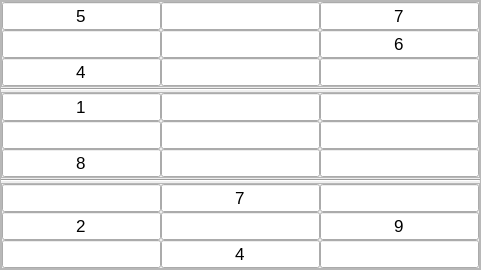
           <widget class="QFrame" name="leftRect">
            <property name="sizePolicy">
             <sizepolicy hsizetype="Preferred" vsizetype="Preferred">
              <horstretch>1</horstretch>
              <verstretch>0</verstretch>
             </sizepolicy>
            </property>
            <property name="minimumSize">
             <size>
              <width>140</width>
              <height>0</height>
             </size>
            </property>
            <property name="frameShape">
             <enum>QFrame::Shape::StyledPanel</enum>
            </property>
            <property name="frameShadow">
             <enum>QFrame::Shadow::Raised</enum>
            </property>
            <layout class="QVBoxLayout" name="verticalLayout" stretch="1,1,1,1,1">
             <property name="spacing">
              <number>1</number>
             </property>
             <property name="leftMargin">
              <number>0</number>
             </property>
             <property name="topMargin">
              <number>0</number>
             </property>
             <property name="rightMargin">
              <number>0</number>
             </property>
             <property name="bottomMargin">
              <number>0</number>
             </property>
             <item>
              <widget class="QFrame" name="boxA">
               <property name="frameShape">
                <enum>QFrame::Shape::StyledPanel</enum>
               </property>
               <property name="frameShadow">
                <enum>QFrame::Shadow::Raised</enum>
               </property>
               <layout class="QGridLayout" name="gridLayout">
                <property name="sizeConstraint">
                 <enum>QLayout::SizeConstraint::SetDefaultConstraint</enum>
                </property>
                <property name="leftMargin">
                 <number>0</number>
                </property>
                <property name="topMargin">
                 <number>0</number>
                </property>
                <property name="rightMargin">
                 <number>0</number>
                </property>
                <property name="bottomMargin">
                 <number>0</number>
                </property>
                <property name="spacing">
                 <number>0</number>
                </property>
                <item row="0" column="0">
                 <widget class="QLineEdit" name="_00">
                  <property name="sizePolicy">
                   <sizepolicy hsizetype="Preferred" vsizetype="Preferred">
                    <horstretch>0</horstretch>
                    <verstretch>0</verstretch>
                   </sizepolicy>
                  </property>
                  <property name="font">
                   <font>
                    <pointsize>13</pointsize>
                   </font>
                  </property>
                  <property name="cursor">
                   <cursorShape>ArrowCursor</cursorShape>
                  </property>
                  <property name="text">
                   <string>5</string>
                  </property>
                  <property name="alignment">
                   <set>Qt::AlignmentFlag::AlignCenter</set>
                  </property>
                 </widget>
                </item>
                <item row="0" column="1">
                 <widget class="QLineEdit" name="_01">
                  <property name="sizePolicy">
                   <sizepolicy hsizetype="Preferred" vsizetype="Preferred">
                    <horstretch>0</horstretch>
                    <verstretch>0</verstretch>
                   </sizepolicy>
                  </property>
                  <property name="font">
                   <font>
                    <pointsize>13</pointsize>
                   </font>
                  </property>
                  <property name="cursor">
                   <cursorShape>ArrowCursor</cursorShape>
                  </property>
                  <property name="text">
                   <string/>
                  </property>
                  <property name="alignment">
                   <set>Qt::AlignmentFlag::AlignCenter</set>
                  </property>
                 </widget>
                </item>
                <item row="0" column="2">
                 <widget class="QLineEdit" name="_02">
                  <property name="sizePolicy">
                   <sizepolicy hsizetype="Preferred" vsizetype="Preferred">
                    <horstretch>0</horstretch>
                    <verstretch>0</verstretch>
                   </sizepolicy>
                  </property>
                  <property name="font">
                   <font>
                    <pointsize>13</pointsize>
                   </font>
                  </property>
                  <property name="cursor">
                   <cursorShape>ArrowCursor</cursorShape>
                  </property>
                  <property name="text">
                   <string>7</string>
                  </property>
                  <property name="alignment">
                   <set>Qt::AlignmentFlag::AlignCenter</set>
                  </property>
                 </widget>
                </item>
                <item row="1" column="0">
                 <widget class="QLineEdit" name="_10">
                  <property name="sizePolicy">
                   <sizepolicy hsizetype="Preferred" vsizetype="Preferred">
                    <horstretch>0</horstretch>
                    <verstretch>0</verstretch>
                   </sizepolicy>
                  </property>
                  <property name="font">
                   <font>
                    <pointsize>13</pointsize>
                   </font>
                  </property>
                  <property name="cursor">
                   <cursorShape>ArrowCursor</cursorShape>
                  </property>
                  <property name="focusPolicy">
                   <enum>Qt::FocusPolicy::ClickFocus</enum>
                  </property>
                  <property name="text">
                   <string/>
                  </property>
                  <property name="echoMode">
                   <enum>QLineEdit::EchoMode::Normal</enum>
                  </property>
                  <property name="alignment">
                   <set>Qt::AlignmentFlag::AlignCenter</set>
                  </property>
                 </widget>
                </item>
                <item row="1" column="1">
                 <widget class="QLineEdit" name="_11">
                  <property name="sizePolicy">
                   <sizepolicy hsizetype="Preferred" vsizetype="Preferred">
                    <horstretch>0</horstretch>
                    <verstretch>0</verstretch>
                   </sizepolicy>
                  </property>
                  <property name="font">
                   <font>
                    <pointsize>13</pointsize>
                   </font>
                  </property>
                  <property name="cursor">
                   <cursorShape>ArrowCursor</cursorShape>
                  </property>
                  <property name="text">
                   <string/>
                  </property>
                  <property name="alignment">
                   <set>Qt::AlignmentFlag::AlignCenter</set>
                  </property>
                 </widget>
                </item>
                <item row="1" column="2">
                 <widget class="QLineEdit" name="_12">
                  <property name="sizePolicy">
                   <sizepolicy hsizetype="Preferred" vsizetype="Preferred">
                    <horstretch>0</horstretch>
                    <verstretch>0</verstretch>
                   </sizepolicy>
                  </property>
                  <property name="font">
                   <font>
                    <pointsize>13</pointsize>
                   </font>
                  </property>
                  <property name="cursor">
                   <cursorShape>ArrowCursor</cursorShape>
                  </property>
                  <property name="text">
                   <string>6</string>
                  </property>
                  <property name="alignment">
                   <set>Qt::AlignmentFlag::AlignCenter</set>
                  </property>
                 </widget>
                </item>
                <item row="2" column="0">
                 <widget class="QLineEdit" name="_20">
                  <property name="sizePolicy">
                   <sizepolicy hsizetype="Preferred" vsizetype="Preferred">
                    <horstretch>0</horstretch>
                    <verstretch>0</verstretch>
                   </sizepolicy>
                  </property>
                  <property name="font">
                   <font>
                    <pointsize>13</pointsize>
                   </font>
                  </property>
                  <property name="cursor">
                   <cursorShape>ArrowCursor</cursorShape>
                  </property>
                  <property name="text">
                   <string>4</string>
                  </property>
                  <property name="alignment">
                   <set>Qt::AlignmentFlag::AlignCenter</set>
                  </property>
                 </widget>
                </item>
                <item row="2" column="1">
                 <widget class="QLineEdit" name="_21">
                  <property name="sizePolicy">
                   <sizepolicy hsizetype="Preferred" vsizetype="Preferred">
                    <horstretch>0</horstretch>
                    <verstretch>0</verstretch>
                   </sizepolicy>
                  </property>
                  <property name="font">
                   <font>
                    <pointsize>13</pointsize>
                   </font>
                  </property>
                  <property name="cursor">
                   <cursorShape>ArrowCursor</cursorShape>
                  </property>
                  <property name="text">
                   <string/>
                  </property>
                  <property name="alignment">
                   <set>Qt::AlignmentFlag::AlignCenter</set>
                  </property>
                 </widget>
                </item>
                <item row="2" column="2">
                 <widget class="QLineEdit" name="_22">
                  <property name="sizePolicy">
                   <sizepolicy hsizetype="Preferred" vsizetype="Preferred">
                    <horstretch>0</horstretch>
                    <verstretch>0</verstretch>
                   </sizepolicy>
                  </property>
                  <property name="font">
                   <font>
                    <pointsize>13</pointsize>
                   </font>
                  </property>
                  <property name="cursor">
                   <cursorShape>ArrowCursor</cursorShape>
                  </property>
                  <property name="text">
                   <string/>
                  </property>
                  <property name="alignment">
                   <set>Qt::AlignmentFlag::AlignCenter</set>
                  </property>
                 </widget>
                </item>
               </layout>
              </widget>
             </item>
             <item>
              <widget class="Line" name="line">
               <property name="sizePolicy">
                <sizepolicy hsizetype="Expanding" vsizetype="Fixed">
                 <horstretch>0</horstretch>
                 <verstretch>0</verstretch>
                </sizepolicy>
               </property>
               <property name="orientation">
                <enum>Qt::Orientation::Horizontal</enum>
               </property>
              </widget>
             </item>
             <item>
              <widget class="QFrame" name="boxD">
               <property name="frameShape">
                <enum>QFrame::Shape::StyledPanel</enum>
               </property>
               <property name="frameShadow">
                <enum>QFrame::Shadow::Raised</enum>
               </property>
               <layout class="QGridLayout" name="gridLayout_4">
                <property name="leftMargin">
                 <number>0</number>
                </property>
                <property name="topMargin">
                 <number>0</number>
                </property>
                <property name="rightMargin">
                 <number>0</number>
                </property>
                <property name="bottomMargin">
                 <number>0</number>
                </property>
                <property name="spacing">
                 <number>0</number>
                </property>
                <item row="0" column="0">
                 <widget class="QLineEdit" name="_30">
                  <property name="sizePolicy">
                   <sizepolicy hsizetype="Preferred" vsizetype="Preferred">
                    <horstretch>0</horstretch>
                    <verstretch>0</verstretch>
                   </sizepolicy>
                  </property>
                  <property name="font">
                   <font>
                    <pointsize>13</pointsize>
                   </font>
                  </property>
                  <property name="cursor">
                   <cursorShape>ArrowCursor</cursorShape>
                  </property>
                  <property name="text">
                   <string>1</string>
                  </property>
                  <property name="alignment">
                   <set>Qt::AlignmentFlag::AlignCenter</set>
                  </property>
                 </widget>
                </item>
                <item row="0" column="1">
                 <widget class="QLineEdit" name="_31">
                  <property name="sizePolicy">
                   <sizepolicy hsizetype="Preferred" vsizetype="Preferred">
                    <horstretch>0</horstretch>
                    <verstretch>0</verstretch>
                   </sizepolicy>
                  </property>
                  <property name="font">
                   <font>
                    <pointsize>13</pointsize>
                   </font>
                  </property>
                  <property name="cursor">
                   <cursorShape>ArrowCursor</cursorShape>
                  </property>
                  <property name="text">
                   <string/>
                  </property>
                  <property name="alignment">
                   <set>Qt::AlignmentFlag::AlignCenter</set>
                  </property>
                 </widget>
                </item>
                <item row="0" column="2">
                 <widget class="QLineEdit" name="_32">
                  <property name="sizePolicy">
                   <sizepolicy hsizetype="Preferred" vsizetype="Preferred">
                    <horstretch>0</horstretch>
                    <verstretch>0</verstretch>
                   </sizepolicy>
                  </property>
                  <property name="font">
                   <font>
                    <pointsize>13</pointsize>
                   </font>
                  </property>
                  <property name="cursor">
                   <cursorShape>ArrowCursor</cursorShape>
                  </property>
                  <property name="text">
                   <string/>
                  </property>
                  <property name="alignment">
                   <set>Qt::AlignmentFlag::AlignCenter</set>
                  </property>
                 </widget>
                </item>
                <item row="1" column="0">
                 <widget class="QLineEdit" name="_40">
                  <property name="sizePolicy">
                   <sizepolicy hsizetype="Preferred" vsizetype="Preferred">
                    <horstretch>0</horstretch>
                    <verstretch>0</verstretch>
                   </sizepolicy>
                  </property>
                  <property name="font">
                   <font>
                    <pointsize>13</pointsize>
                   </font>
                  </property>
                  <property name="cursor">
                   <cursorShape>ArrowCursor</cursorShape>
                  </property>
                  <property name="text">
                   <string/>
                  </property>
                  <property name="alignment">
                   <set>Qt::AlignmentFlag::AlignCenter</set>
                  </property>
                 </widget>
                </item>
                <item row="1" column="1">
                 <widget class="QLineEdit" name="_41">
                  <property name="sizePolicy">
                   <sizepolicy hsizetype="Preferred" vsizetype="Preferred">
                    <horstretch>0</horstretch>
                    <verstretch>0</verstretch>
                   </sizepolicy>
                  </property>
                  <property name="font">
                   <font>
                    <pointsize>13</pointsize>
                   </font>
                  </property>
                  <property name="cursor">
                   <cursorShape>ArrowCursor</cursorShape>
                  </property>
                  <property name="text">
                   <string/>
                  </property>
                  <property name="alignment">
                   <set>Qt::AlignmentFlag::AlignCenter</set>
                  </property>
                 </widget>
                </item>
                <item row="1" column="2">
                 <widget class="QLineEdit" name="_42">
                  <property name="sizePolicy">
                   <sizepolicy hsizetype="Preferred" vsizetype="Preferred">
                    <horstretch>0</horstretch>
                    <verstretch>0</verstretch>
                   </sizepolicy>
                  </property>
                  <property name="font">
                   <font>
                    <pointsize>13</pointsize>
                   </font>
                  </property>
                  <property name="cursor">
                   <cursorShape>ArrowCursor</cursorShape>
                  </property>
                  <property name="text">
                   <string/>
                  </property>
                  <property name="alignment">
                   <set>Qt::AlignmentFlag::AlignCenter</set>
                  </property>
                 </widget>
                </item>
                <item row="2" column="0">
                 <widget class="QLineEdit" name="_50">
                  <property name="sizePolicy">
                   <sizepolicy hsizetype="Preferred" vsizetype="Preferred">
                    <horstretch>0</horstretch>
                    <verstretch>0</verstretch>
                   </sizepolicy>
                  </property>
                  <property name="font">
                   <font>
                    <pointsize>13</pointsize>
                   </font>
                  </property>
                  <property name="cursor">
                   <cursorShape>ArrowCursor</cursorShape>
                  </property>
                  <property name="text">
                   <string>8</string>
                  </property>
                  <property name="alignment">
                   <set>Qt::AlignmentFlag::AlignCenter</set>
                  </property>
                 </widget>
                </item>
                <item row="2" column="1">
                 <widget class="QLineEdit" name="_51">
                  <property name="sizePolicy">
                   <sizepolicy hsizetype="Preferred" vsizetype="Preferred">
                    <horstretch>0</horstretch>
                    <verstretch>0</verstretch>
                   </sizepolicy>
                  </property>
                  <property name="font">
                   <font>
                    <pointsize>13</pointsize>
                   </font>
                  </property>
                  <property name="cursor">
                   <cursorShape>ArrowCursor</cursorShape>
                  </property>
                  <property name="text">
                   <string/>
                  </property>
                  <property name="alignment">
                   <set>Qt::AlignmentFlag::AlignCenter</set>
                  </property>
                 </widget>
                </item>
                <item row="2" column="2">
                 <widget class="QLineEdit" name="_52">
                  <property name="sizePolicy">
                   <sizepolicy hsizetype="Preferred" vsizetype="Preferred">
                    <horstretch>0</horstretch>
                    <verstretch>0</verstretch>
                   </sizepolicy>
                  </property>
                  <property name="font">
                   <font>
                    <pointsize>13</pointsize>
                   </font>
                  </property>
                  <property name="cursor">
                   <cursorShape>ArrowCursor</cursorShape>
                  </property>
                  <property name="text">
                   <string/>
                  </property>
                  <property name="alignment">
                   <set>Qt::AlignmentFlag::AlignCenter</set>
                  </property>
                 </widget>
                </item>
               </layout>
              </widget>
             </item>
             <item>
              <widget class="Line" name="line_2">
               <property name="sizePolicy">
                <sizepolicy hsizetype="Expanding" vsizetype="Fixed">
                 <horstretch>0</horstretch>
                 <verstretch>0</verstretch>
                </sizepolicy>
               </property>
               <property name="orientation">
                <enum>Qt::Orientation::Horizontal</enum>
               </property>
              </widget>
             </item>
             <item>
              <widget class="QFrame" name="boxG">
               <property name="frameShape">
                <enum>QFrame::Shape::StyledPanel</enum>
               </property>
               <property name="frameShadow">
                <enum>QFrame::Shadow::Raised</enum>
               </property>
               <layout class="QGridLayout" name="gridLayout_7">
                <property name="leftMargin">
                 <number>0</number>
                </property>
                <property name="topMargin">
                 <number>0</number>
                </property>
                <property name="rightMargin">
                 <number>0</number>
                </property>
                <property name="bottomMargin">
                 <number>0</number>
                </property>
                <property name="spacing">
                 <number>0</number>
                </property>
                <item row="0" column="0">
                 <widget class="QLineEdit" name="_60">
                  <property name="sizePolicy">
                   <sizepolicy hsizetype="Preferred" vsizetype="Preferred">
                    <horstretch>0</horstretch>
                    <verstretch>0</verstretch>
                   </sizepolicy>
                  </property>
                  <property name="font">
                   <font>
                    <pointsize>13</pointsize>
                   </font>
                  </property>
                  <property name="cursor">
                   <cursorShape>ArrowCursor</cursorShape>
                  </property>
                  <property name="text">
                   <string/>
                  </property>
                  <property name="alignment">
                   <set>Qt::AlignmentFlag::AlignCenter</set>
                  </property>
                 </widget>
                </item>
                <item row="0" column="1">
                 <widget class="QLineEdit" name="_61">
                  <property name="sizePolicy">
                   <sizepolicy hsizetype="Preferred" vsizetype="Preferred">
                    <horstretch>0</horstretch>
                    <verstretch>0</verstretch>
                   </sizepolicy>
                  </property>
                  <property name="font">
                   <font>
                    <pointsize>13</pointsize>
                   </font>
                  </property>
                  <property name="cursor">
                   <cursorShape>ArrowCursor</cursorShape>
                  </property>
                  <property name="text">
                   <string>7</string>
                  </property>
                  <property name="alignment">
                   <set>Qt::AlignmentFlag::AlignCenter</set>
                  </property>
                 </widget>
                </item>
                <item row="0" column="2">
                 <widget class="QLineEdit" name="_62">
                  <property name="sizePolicy">
                   <sizepolicy hsizetype="Preferred" vsizetype="Preferred">
                    <horstretch>0</horstretch>
                    <verstretch>0</verstretch>
                   </sizepolicy>
                  </property>
                  <property name="font">
                   <font>
                    <pointsize>13</pointsize>
                   </font>
                  </property>
                  <property name="cursor">
                   <cursorShape>ArrowCursor</cursorShape>
                  </property>
                  <property name="text">
                   <string/>
                  </property>
                  <property name="alignment">
                   <set>Qt::AlignmentFlag::AlignCenter</set>
                  </property>
                 </widget>
                </item>
                <item row="1" column="0">
                 <widget class="QLineEdit" name="_70">
                  <property name="sizePolicy">
                   <sizepolicy hsizetype="Preferred" vsizetype="Preferred">
                    <horstretch>0</horstretch>
                    <verstretch>0</verstretch>
                   </sizepolicy>
                  </property>
                  <property name="font">
                   <font>
                    <pointsize>13</pointsize>
                   </font>
                  </property>
                  <property name="cursor">
                   <cursorShape>ArrowCursor</cursorShape>
                  </property>
                  <property name="text">
                   <string>2</string>
                  </property>
                  <property name="alignment">
                   <set>Qt::AlignmentFlag::AlignCenter</set>
                  </property>
                 </widget>
                </item>
                <item row="1" column="1">
                 <widget class="QLineEdit" name="_71">
                  <property name="sizePolicy">
                   <sizepolicy hsizetype="Preferred" vsizetype="Preferred">
                    <horstretch>0</horstretch>
                    <verstretch>0</verstretch>
                   </sizepolicy>
                  </property>
                  <property name="font">
                   <font>
                    <pointsize>13</pointsize>
                   </font>
                  </property>
                  <property name="cursor">
                   <cursorShape>ArrowCursor</cursorShape>
                  </property>
                  <property name="text">
                   <string/>
                  </property>
                  <property name="alignment">
                   <set>Qt::AlignmentFlag::AlignCenter</set>
                  </property>
                 </widget>
                </item>
                <item row="1" column="2">
                 <widget class="QLineEdit" name="_72">
                  <property name="sizePolicy">
                   <sizepolicy hsizetype="Preferred" vsizetype="Preferred">
                    <horstretch>0</horstretch>
                    <verstretch>0</verstretch>
                   </sizepolicy>
                  </property>
                  <property name="font">
                   <font>
                    <pointsize>13</pointsize>
                   </font>
                  </property>
                  <property name="cursor">
                   <cursorShape>ArrowCursor</cursorShape>
                  </property>
                  <property name="text">
                   <string>9</string>
                  </property>
                  <property name="alignment">
                   <set>Qt::AlignmentFlag::AlignCenter</set>
                  </property>
                 </widget>
                </item>
                <item row="2" column="0">
                 <widget class="QLineEdit" name="_80">
                  <property name="sizePolicy">
                   <sizepolicy hsizetype="Preferred" vsizetype="Preferred">
                    <horstretch>0</horstretch>
                    <verstretch>0</verstretch>
                   </sizepolicy>
                  </property>
                  <property name="font">
                   <font>
                    <pointsize>13</pointsize>
                   </font>
                  </property>
                  <property name="cursor">
                   <cursorShape>ArrowCursor</cursorShape>
                  </property>
                  <property name="text">
                   <string/>
                  </property>
                  <property name="alignment">
                   <set>Qt::AlignmentFlag::AlignCenter</set>
                  </property>
                 </widget>
                </item>
                <item row="2" column="1">
                 <widget class="QLineEdit" name="_81">
                  <property name="sizePolicy">
                   <sizepolicy hsizetype="Preferred" vsizetype="Preferred">
                    <horstretch>0</horstretch>
                    <verstretch>0</verstretch>
                   </sizepolicy>
                  </property>
                  <property name="font">
                   <font>
                    <pointsize>13</pointsize>
                   </font>
                  </property>
                  <property name="cursor">
                   <cursorShape>ArrowCursor</cursorShape>
                  </property>
                  <property name="text">
                   <string>4</string>
                  </property>
                  <property name="alignment">
                   <set>Qt::AlignmentFlag::AlignCenter</set>
                  </property>
                 </widget>
                </item>
                <item row="2" column="2">
                 <widget class="QLineEdit" name="_82">
                  <property name="sizePolicy">
                   <sizepolicy hsizetype="Preferred" vsizetype="Preferred">
                    <horstretch>0</horstretch>
                    <verstretch>0</verstretch>
                   </sizepolicy>
                  </property>
                  <property name="font">
                   <font>
                    <pointsize>13</pointsize>
                   </font>
                  </property>
                  <property name="cursor">
                   <cursorShape>ArrowCursor</cursorShape>
                  </property>
                  <property name="text">
                   <string/>
                  </property>
                  <property name="alignment">
                   <set>Qt::AlignmentFlag::AlignCenter</set>
                  </property>
                 </widget>
                </item>
               </layout>
              </widget>
             </item>
            </layout>
           </widget>
